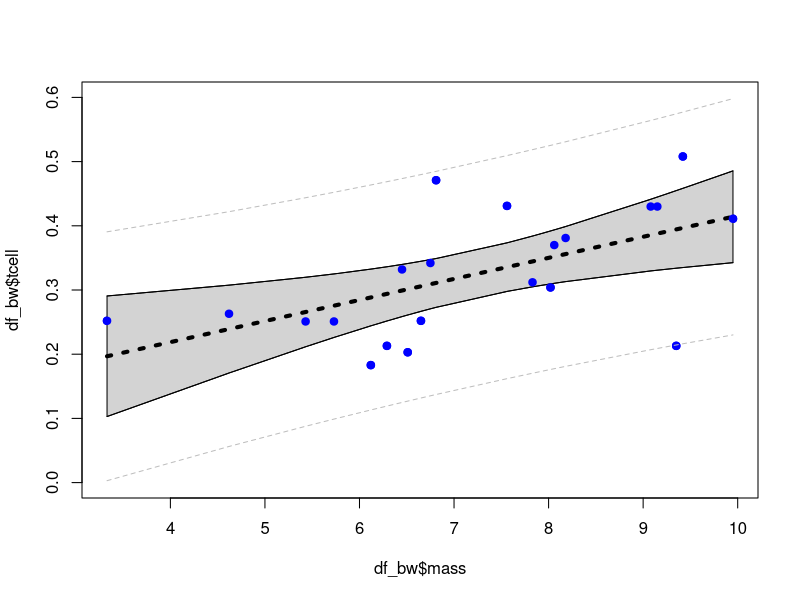
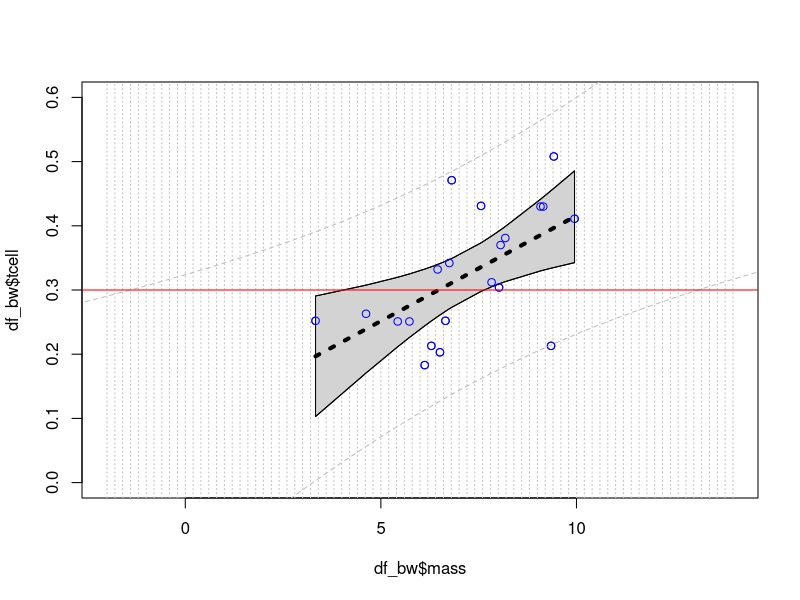
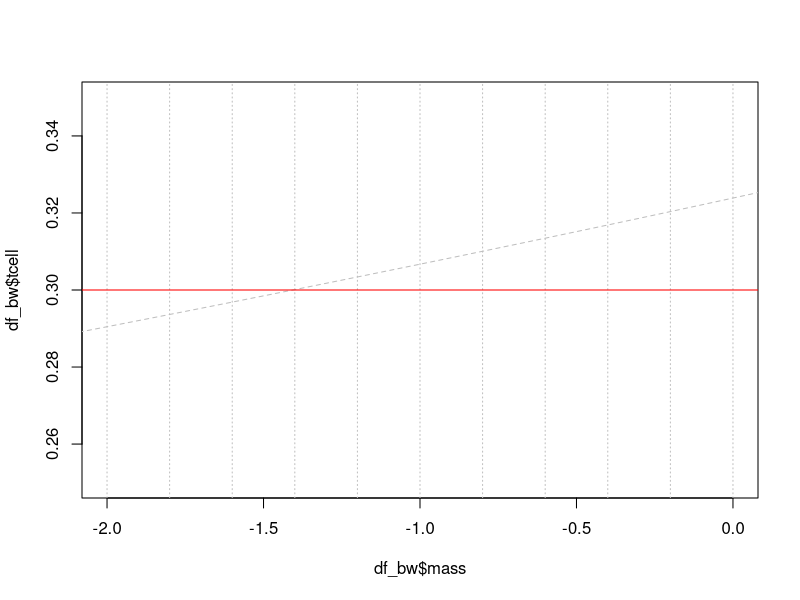
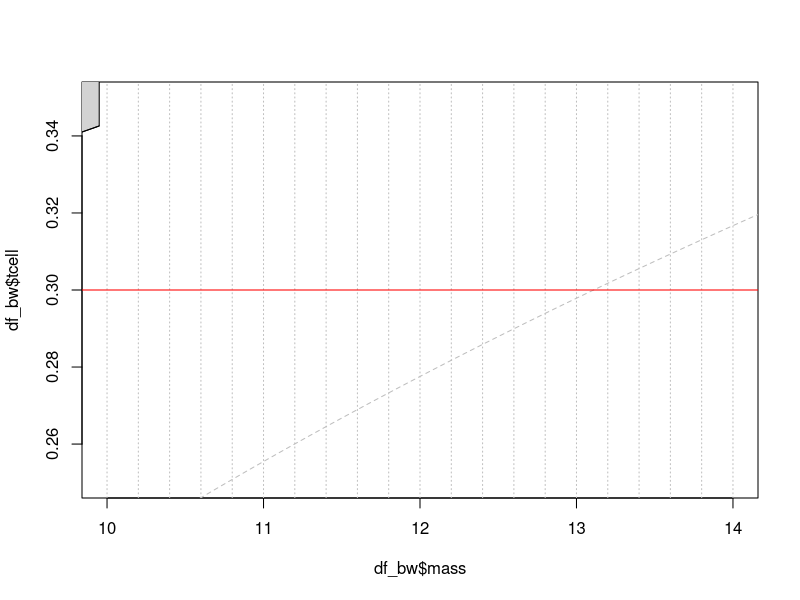
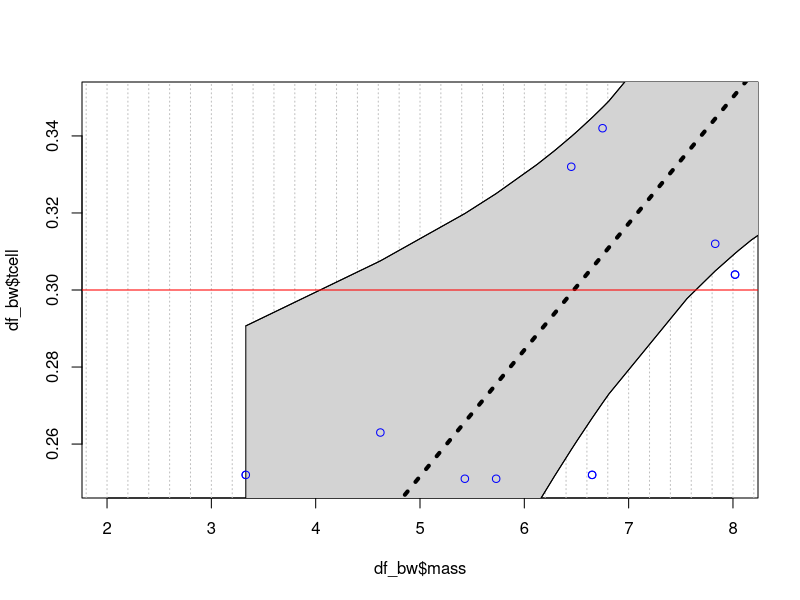
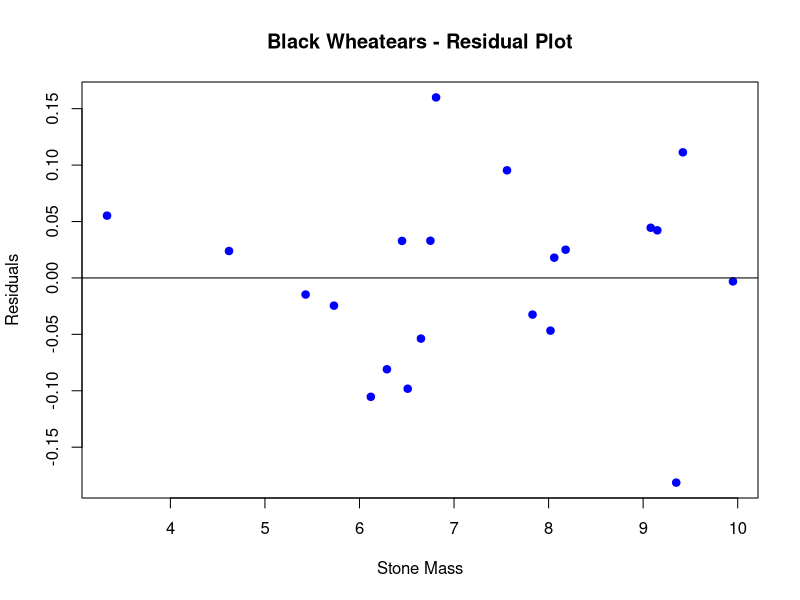
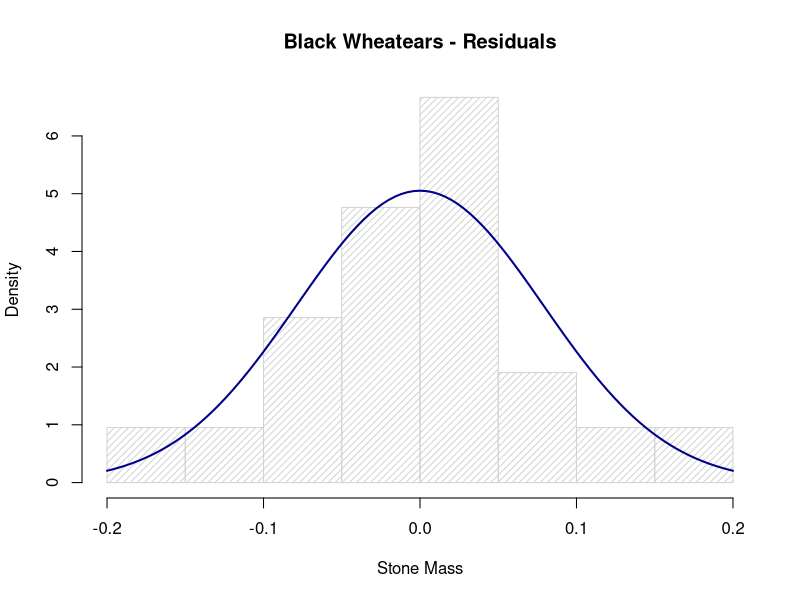

Write R code to recreate these figures, in order.
## ---- chunk 1
knitr::opts_chunk$set(echo = TRUE)
## ---- chunk 2

HOME_DIR <- "/home/mcdevitt/_smu/_src/black_wheatears"

DATA_DIR <- "./data/"

setwd(HOME_DIR)
setwd(DATA_DIR)

df_bw <- read.csv("ex0727.csv", stringsAsFactors = FALSE)

df_bw_overest_dist <- read.csv("ex0729.csv", stringsAsFactors = FALSE)

names(df_bw) <- tolower(names(df_bw))

## ---- chunk 3


fit_all <- lm(tcell ~ mass, data = df_bw)

df_bw_conf_int <- as.data.frame(predict(fit_all, df_bw , interval = "confidence"))

plot(df_bw$tcell ~ df_bw$mass, col = 'blue', pch = 19, ylim = c(0, 0.6))
polygon(c(df_bw$mass, rev(df_bw$mass)),
		c(df_bw_conf_int$lwr, rev(df_bw_conf_int$upr)),col="lightgrey")

lines(fit_all$fitted.values ~ df_bw$mass, col = 'black', lwd = 4, lty = 3)

lines(df_bw_conf_int$lwr ~ df_bw$mass, col = 'black', lwd = 1)
lines(df_bw_conf_int$upr ~ df_bw$mass, col = 'black', lwd = 1)

points(df_bw$tcell ~ df_bw$mass, col = 'blue', pch = 19)

df_bw_pred_int <- as.data.frame(predict(fit_all, df_bw, interval = "predict"))

lines(df_bw_pred_int$lwr ~ df_bw$mass, col = 'grey', lwd = 1, lty = 2)
lines(df_bw_pred_int$upr ~ df_bw$mass, col = 'grey', lwd = 1, lty = 2)

## ---- chunk 4

summary(fit_all)

## ---- chunk 5

alpha <- 0.05
dof <- dim(df_bw)[1] - 2
crit_value <- qt(1 - alpha/2, dim(df_bw)[1] - 2)

t_value <- coef(summary(fit_all))["mass","t value"]
p_value <- coef(summary(fit_all))["mass","Pr(>|t|)"]

if (p_value < alpha)
{
	acc_rej <- "Reject Ho"
	is_is_not <- "is"
	does_does_not <- "does not"
} else {
	acc_rej <- "Do not Reject Ho"
	is_is_not <- "is not"
	does_does_not <- "does"
}

cnf_intrvl <- confint(fit_all, 'mass', level = 1 - alpha)
cnf_intrvl_lwr <- cnf_intrvl[1,1]
cnf_intrvl_upr <- cnf_intrvl[1,2]

print_cnf_intrvl <- paste0(sprintf("(%9.3f", cnf_intrvl_lwr), sprintf(", %9.3f)", cnf_intrvl_upr))

## ---- chunk 6

alpha <- 0.05
dof <- dim(df_bw)[1] - 2
crit_value <- qt(1 - alpha/2, dim(df_bw)[1] - 2)

t_value <- coef(summary(fit_all))["(Intercept)","t value"]
p_value <- coef(summary(fit_all))["(Intercept)","Pr(>|t|)"]

if (p_value < alpha)
{
	acc_rej <- "Reject Ho"
	is_is_not <- "is"
	does_does_not <- "does not"
} else {
	acc_rej <- "Do not Reject Ho"
	is_is_not <- "is not"
	does_does_not <- "does"
}

cnf_intrvl <- confint(fit_all, '(Intercept)', level = 1 - alpha)
cnf_intrvl_lwr <- cnf_intrvl[1,1]
cnf_intrvl_upr <- cnf_intrvl[1,2]

print_cnf_intrvl <- paste0(sprintf("(%9.3f", cnf_intrvl_lwr), sprintf(", %9.3f)", cnf_intrvl_upr))

## ---- chunk 7

b0 <- fit_all$coefficients[1]
b1 <- fit_all$coefficients[2]

## ---- chunk 8

cnf_intrvl <- predict(fit_all, data.frame(mass = 4.5) , interval = "confidence")
cnf_intrvl_lwr <- cnf_intrvl[1,2]
cnf_intrvl_upr <- cnf_intrvl[1,3]

print_cnf_intrvl <- paste0(sprintf("(%9.3f", cnf_intrvl_lwr), sprintf(", %9.3f)", cnf_intrvl_upr))

## ---- chunk 9

prd_intrvl <- predict(fit_all, data.frame(mass = 4.5) , interval = "predict")
prd_intrvl_lwr <- prd_intrvl[1,2]
prd_intrvl_upr <- prd_intrvl[1,3]

print_prd_intrvl <- paste0(sprintf("(%9.3f", prd_intrvl_lwr), sprintf(", %9.3f)", prd_intrvl_upr))

## ---- chunk 10

# ... create data frame with equal interval x-axis values

df_mass <- as.data.frame(seq(from = -4, to = 20, by = 0.1))
names(df_mass) <- "mass"

plot(df_bw$tcell ~ df_bw$mass,
	 col = 'blue',
	 pch = 1,
	 xlim = c(-2, 14),
	 ylim = c(0.0, 0.6)
	 )

abline(v = seq(-2, 14, 0.2), col = "gray", lty = 3)

polygon(c(df_bw$mass, rev(df_bw$mass)),
		c(df_bw_conf_int$lwr, rev(df_bw_conf_int$upr)),col="lightgrey")

lines(fit_all$fitted.values ~ df_bw$mass, col = 'black', lwd = 4, lty = 3)

lines(df_bw_conf_int$lwr ~ df_bw$mass, col = 'black', lwd = 1)
lines(df_bw_conf_int$upr ~ df_bw$mass, col = 'black', lwd = 1)

points(df_bw$tcell ~ df_bw$mass, col = 'blue', pch = 1, ylim = c(0, 0.6))

df_bw_pred_int <- as.data.frame(predict(fit_all, df_mass, interval = "predict"))

lines(df_bw_pred_int$lwr ~ df_mass$mass, col = 'grey', lwd = 1, lty = 2)
lines(df_bw_pred_int$upr ~ df_mass$mass, col = 'grey', lwd = 1, lty = 2)

abline(h = 0.3, col = "red")


# ... zoom in on upper pred interval

plot(df_bw$tcell ~ df_bw$mass,
	 col = 'blue',
	 pch = 1,
	 xlim = c(-2, 0),
	 ylim = c(0.25, 0.35)
	 )

abline(v = seq(-2, 14, 0.2), col = "gray", lty = 3)

polygon(c(df_bw$mass, rev(df_bw$mass)),
		c(df_bw_conf_int$lwr, rev(df_bw_conf_int$upr)),col="lightgrey")

lines(fit_all$fitted.values ~ df_bw$mass, col = 'black', lwd = 4, lty = 3)

lines(df_bw_conf_int$lwr ~ df_bw$mass, col = 'black', lwd = 1)
lines(df_bw_conf_int$upr ~ df_bw$mass, col = 'black', lwd = 1)

points(df_bw$tcell ~ df_bw$mass, col = 'blue', pch = 1, ylim = c(0, 0.6))

df_bw_pred_int <- as.data.frame(predict(fit_all, df_mass, interval = "predict"))

lines(df_bw_pred_int$lwr ~ df_mass$mass, col = 'grey', lwd = 1, lty = 2)
lines(df_bw_pred_int$upr ~ df_mass$mass, col = 'grey', lwd = 1, lty = 2)

abline(h = 0.3, col = "red")

# ... zoom in on lower pred interval

plot(df_bw$tcell ~ df_bw$mass,
	 col = 'blue',
	 pch = 1,
	 xlim = c(10, 14),
	 ylim = c(0.25, 0.35)
	 )

abline(v = seq(-2, 14, 0.2), col = "gray", lty = 3)

polygon(c(df_bw$mass, rev(df_bw$mass)),
		c(df_bw_conf_int$lwr, rev(df_bw_conf_int$upr)),col="lightgrey")

lines(fit_all$fitted.values ~ df_bw$mass, col = 'black', lwd = 4, lty = 3)

lines(df_bw_conf_int$lwr ~ df_bw$mass, col = 'black', lwd = 1)
lines(df_bw_conf_int$upr ~ df_bw$mass, col = 'black', lwd = 1)

points(df_bw$tcell ~ df_bw$mass, col = 'blue', pch = 1, ylim = c(0, 0.6))

df_bw_pred_int <- as.data.frame(predict(fit_all, df_mass, interval = "predict"))

lines(df_bw_pred_int$lwr ~ df_mass$mass, col = 'grey', lwd = 1, lty = 2)
lines(df_bw_pred_int$upr ~ df_mass$mass, col = 'grey', lwd = 1, lty = 2)

abline(h = 0.3, col = "red")

# ... zoom in on confidence interval

plot(df_bw$tcell ~ df_bw$mass,
	 col = 'blue',
	 pch = 1,
	 xlim = c(2, 8),
	 ylim = c(0.25, 0.35)
	 )

abline(v = seq(-2, 14, 0.2), col = "gray", lty = 3)

polygon(c(df_bw$mass, rev(df_bw$mass)),
		c(df_bw_conf_int$lwr, rev(df_bw_conf_int$upr)),col="lightgrey")

lines(fit_all$fitted.values ~ df_bw$mass, col = 'black', lwd = 4, lty = 3)

lines(df_bw_conf_int$lwr ~ df_bw$mass, col = 'black', lwd = 1)
lines(df_bw_conf_int$upr ~ df_bw$mass, col = 'black', lwd = 1)

points(df_bw$tcell ~ df_bw$mass, col = 'blue', pch = 1, ylim = c(0, 0.6))

df_bw_pred_int <- as.data.frame(predict(fit_all, df_mass, interval = "predict"))

lines(df_bw_pred_int$lwr ~ df_mass$mass, col = 'grey', lwd = 1, lty = 2)
lines(df_bw_pred_int$upr ~ df_mass$mass, col = 'grey', lwd = 1, lty = 2)

abline(h = 0.3, col = "red")
## ---- chunk 11

y_est <- 0.3
x_at_y_est <- (y_est - b0) / b1

x_at_y_est

se_at_y_est <- predict(fit_all, data.frame(mass = x_at_y_est), se.fit = TRUE)

se_ci_at_y_est <- se_at_y_est$se.fit / abs(b1)

alpha <- 0.05
dof <- dim(df_bw)[1] - 2
crit_value <- qt(1 - alpha/2, dim(df_bw)[1] - 2)

cal_est_at_y_est_upr <- x_at_y_est + crit_value * se_ci_at_y_est
cal_est_at_y_est_lwr <- x_at_y_est - crit_value * se_ci_at_y_est


# ...	calibration of predicted value

res_std_dev <- sigma(fit_all) * sigma(fit_all)

se_pi_at_y_est <- (sqrt (res_std_dev + se_at_y_est$se.fit * se_at_y_est$se.fit) ) / abs(b1)

cal_pi_est_at_y_est_upr <- x_at_y_est + crit_value * se_pi_at_y_est
cal_pi_est_at_y_est_lwr <- x_at_y_est - crit_value * se_pi_at_y_est


## ---- chunk 12

tcell_res = resid(fit_all)

plot(df_bw$mass, tcell_res, 
     pch = 19,
	 col = "blue",
	 ylab="Residuals",
	 xlab="Stone Mass", 
     main="Black Wheatears - Residual Plot") 
abline(0, 0)

## ---- chunk 13


res_mean <- mean(tcell_res)
res_std <- sqrt(var(tcell_res))

hist(tcell_res, density=20, breaks = 10, prob = TRUE, 
     xlab="Stone Mass",
#	 ylim=c(0, 10), 
     main="Black Wheatears - Residuals")
curve(dnorm(x, mean = res_mean, sd = res_std),
	  col = "darkblue",
	  lwd = 2,
	  add = TRUE,
	  yaxt = "n")

